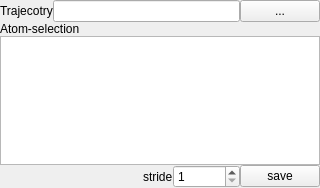
<?xml version="1.0" encoding="UTF-8"?>
<ui version="4.0">
 <class>Form</class>
 <widget class="QWidget" name="Form">
  <property name="geometry">
   <rect>
    <x>0</x>
    <y>0</y>
    <width>320</width>
    <height>188</height>
   </rect>
  </property>
  <property name="windowTitle">
   <string>Align trajectory</string>
  </property>
  <layout class="QGridLayout" name="gridLayout">
   <property name="margin">
    <number>0</number>
   </property>
   <property name="spacing">
    <number>0</number>
   </property>
   <item row="3" column="0" colspan="5">
    <widget class="QPlainTextEdit" name="plainTextEdit">
     <property name="toolTip">
      <string>&lt;html&gt;&lt;head/&gt;&lt;body&gt;&lt;p&gt;Provide here a list of atom ids separated by a comma. The listed atoms will be used to calculate their paiwise distance. If the distance between one atom pair is smaller than the minimum distance this structure is excluded from the trajectory.&lt;/p&gt;&lt;/body&gt;&lt;/html&gt;</string>
     </property>
    </widget>
   </item>
   <item row="4" column="4">
    <widget class="QPushButton" name="pushButton">
     <property name="text">
      <string>save</string>
     </property>
    </widget>
   </item>
   <item row="0" column="0" rowspan="2" colspan="5">
    <layout class="QHBoxLayout" name="horizontalLayout">
     <property name="spacing">
      <number>0</number>
     </property>
     <item>
      <widget class="QLabel" name="label">
       <property name="text">
        <string>Trajecotry</string>
       </property>
      </widget>
     </item>
     <item>
      <widget class="QLineEdit" name="lineEdit">
       <property name="readOnly">
        <bool>true</bool>
       </property>
      </widget>
     </item>
     <item>
      <widget class="QPushButton" name="toolButton">
       <property name="text">
        <string>...</string>
       </property>
      </widget>
     </item>
    </layout>
   </item>
   <item row="4" column="0" colspan="2">
    <spacer name="horizontalSpacer">
     <property name="orientation">
      <enum>Qt::Horizontal</enum>
     </property>
     <property name="sizeHint" stdset="0">
      <size>
       <width>40</width>
       <height>20</height>
      </size>
     </property>
    </spacer>
   </item>
   <item row="2" column="0">
    <widget class="QLabel" name="label_2">
     <property name="text">
      <string>Atom-selection</string>
     </property>
    </widget>
   </item>
   <item row="4" column="3">
    <widget class="QSpinBox" name="spinBox">
     <property name="minimum">
      <number>1</number>
     </property>
     <property name="maximum">
      <number>999999</number>
     </property>
    </widget>
   </item>
   <item row="4" column="2">
    <widget class="QLabel" name="label_3">
     <property name="sizePolicy">
      <sizepolicy hsizetype="Fixed" vsizetype="Preferred">
       <horstretch>0</horstretch>
       <verstretch>0</verstretch>
      </sizepolicy>
     </property>
     <property name="text">
      <string>stride</string>
     </property>
    </widget>
   </item>
  </layout>
  <action name="actionOpen_trajectory">
   <property name="text">
    <string>Open trajectory</string>
   </property>
  </action>
  <action name="actionSave_aligned_trajectory">
   <property name="text">
    <string>Save aligned trajectory</string>
   </property>
   <property name="toolTip">
    <string>Save aligned trajectory</string>
   </property>
  </action>
 </widget>
 <resources/>
 <connections>
  <connection>
   <sender>toolButton</sender>
   <signal>clicked()</signal>
   <receiver>actionOpen_trajectory</receiver>
   <slot>trigger()</slot>
   <hints>
    <hint type="sourcelabel">
     <x>289</x>
     <y>10</y>
    </hint>
    <hint type="destinationlabel">
     <x>-1</x>
     <y>-1</y>
    </hint>
   </hints>
  </connection>
  <connection>
   <sender>pushButton</sender>
   <signal>clicked()</signal>
   <receiver>actionSave_aligned_trajectory</receiver>
   <slot>trigger()</slot>
   <hints>
    <hint type="sourcelabel">
     <x>265</x>
     <y>33</y>
    </hint>
    <hint type="destinationlabel">
     <x>-1</x>
     <y>-1</y>
    </hint>
   </hints>
  </connection>
 </connections>
</ui>
